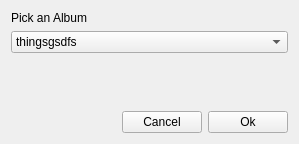
<?xml version="1.0" encoding="UTF-8"?>
<ui version="4.0">
 <class>Form</class>
 <widget class="QWidget" name="Form">
  <property name="geometry">
   <rect>
    <x>0</x>
    <y>0</y>
    <width>299</width>
    <height>144</height>
   </rect>
  </property>
  <property name="windowTitle">
   <string>Pick an Album</string>
  </property>
  <layout class="QVBoxLayout" name="verticalLayout">
   <item>
    <widget class="QLabel" name="label">
     <property name="text">
      <string>Pick an Album</string>
     </property>
    </widget>
   </item>
   <item>
    <widget class="QComboBox" name="comboBox">
     <item>
      <property name="text">
       <string>thingsgsdfs</string>
      </property>
     </item>
     <item>
      <property name="text">
       <string>dsdffs</string>
      </property>
     </item>
     <item>
      <property name="text">
       <string>asdfasd</string>
      </property>
     </item>
    </widget>
   </item>
   <item>
    <spacer name="verticalSpacer">
     <property name="orientation">
      <enum>Qt::Vertical</enum>
     </property>
     <property name="sizeHint" stdset="0">
      <size>
       <width>20</width>
       <height>40</height>
      </size>
     </property>
    </spacer>
   </item>
   <item>
    <layout class="QHBoxLayout" name="horizontalLayout">
     <item>
      <spacer name="horizontalSpacer">
       <property name="orientation">
        <enum>Qt::Horizontal</enum>
       </property>
       <property name="sizeHint" stdset="0">
        <size>
         <width>40</width>
         <height>20</height>
        </size>
       </property>
      </spacer>
     </item>
     <item>
      <widget class="QPushButton" name="buttonCancel">
       <property name="text">
        <string>Cancel</string>
       </property>
      </widget>
     </item>
     <item>
      <widget class="QPushButton" name="buttonOk">
       <property name="text">
        <string>Ok</string>
       </property>
      </widget>
     </item>
    </layout>
   </item>
  </layout>
 </widget>
 <resources/>
 <connections>
  <connection>
   <sender>buttonCancel</sender>
   <signal>clicked()</signal>
   <receiver>Form</receiver>
   <slot>close()</slot>
   <hints>
    <hint type="sourcelabel">
     <x>140</x>
     <y>117</y>
    </hint>
    <hint type="destinationlabel">
     <x>149</x>
     <y>71</y>
    </hint>
   </hints>
  </connection>
 </connections>
</ui>
